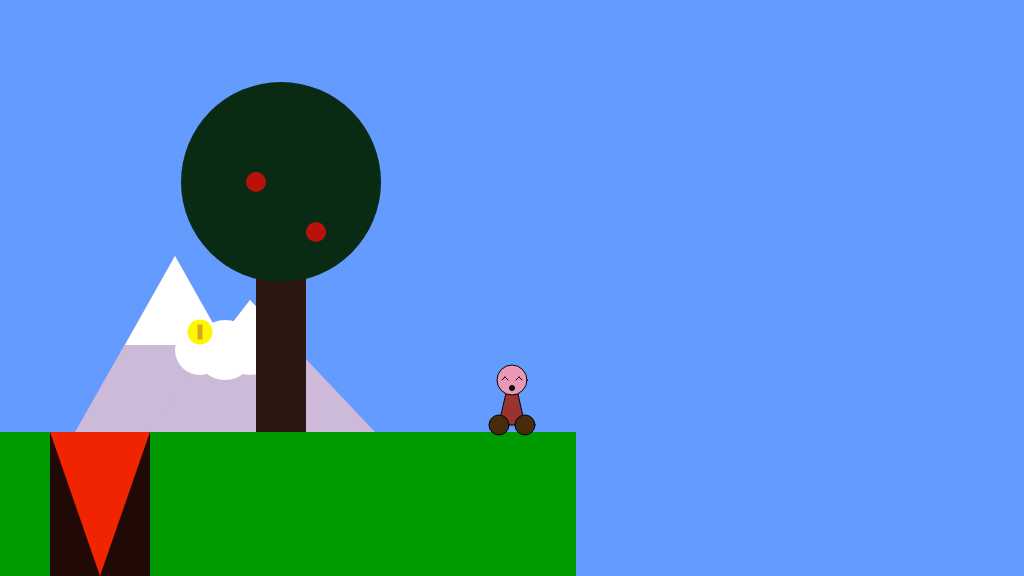
Frame 1 (no input)
Frame 60 (no input): identical to frame 1, image omitted
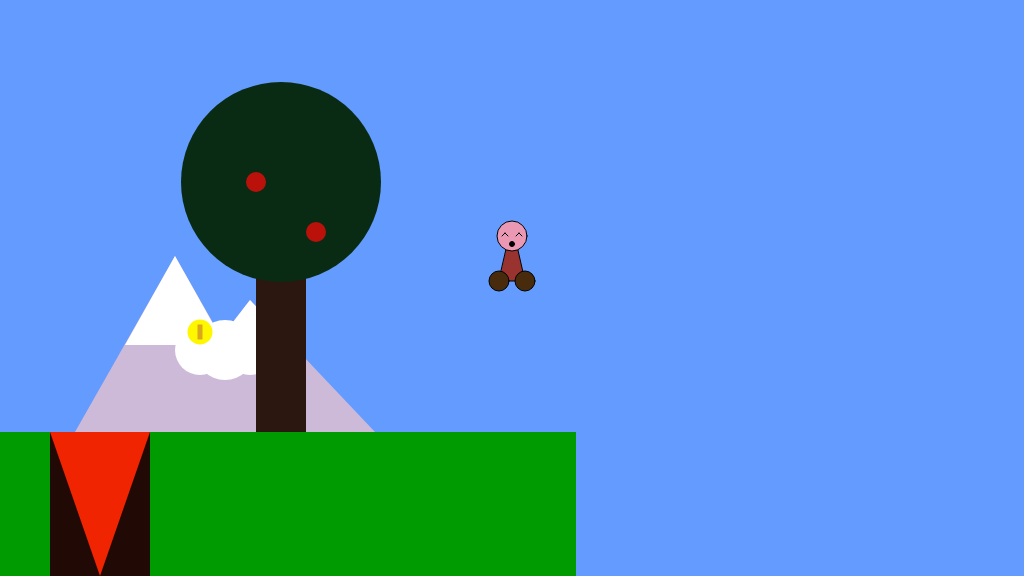
Frame 120 (the mouse pressed at the canvas centre since frame 60)

The p5.js sketch that drew these frames (run headless with seeded random() and noise() and a simulated clock; from frame 60 on, the mouse is pressed at the canvas centre):

// p5.js sketch
// ── sketch.js
/*

The Game Project

2b - using variables

*/

var floorPos_y;

var gameChar_x;
var gameChar_y;

var treePos_x;
var treePos_y;

var canyon;
var collectable;

var mountain;
var cloud;


function setup() {
	createCanvas(1024, 576);
	floorPos_y = 432; //NB. we are now using a variable for the floor position

	//NB. We are now using the built in variables height and width
	gameChar_x = width / 2;
	gameChar_y = floorPos_y;

	treePos_x = width / 4;
	treePos_y = floorPos_y - 250;

	canyon = {
		x_pos: 50,
		width: 100,
	};

	collectable = {
		x_pos: 200,
		y_pos: 100,
		size: 50,
	};

	mountain = {
		x_pos: 75,
		size: 100,
	};

	cloud = {
		x_pos: 200,
		y_pos: 350,
		size: 50,
	};
}

function draw() {
	background(100, 155, 255); //fill the sky blue

	noStroke();
	fill(0, 155, 0);
	rect(0, floorPos_y, height, width - floorPos_y); //draw some green ground

	//begin canyon drawing

	fill(33, 10, 6);
	rect(canyon.x_pos, floorPos_y, canyon.width, height);
	fill(240, 36, 0);
	triangle(canyon.x_pos, floorPos_y, canyon.x_pos + canyon.width, floorPos_y, canyon.x_pos + canyon.width / 2, height);

	//end canyon drawing

	//begin mountain drawing

	fill(205, 186, 217);
	triangle(mountain.x_pos + mountain.size, floorPos_y - mountain.size * 1.76, mountain.x_pos + mountain.size * 2, floorPos_y, mountain.x_pos, floorPos_y);
	fill(255);
	triangle(mountain.x_pos + mountain.size, floorPos_y - mountain.size * 1.76, mountain.x_pos + mountain.size * 1.5, floorPos_y - mountain.size * 0.87, mountain.x_pos + mountain.size * 0.5, floorPos_y - mountain.size * 0.87);

	fill(205, 186, 217);
	triangle(mountain.x_pos + mountain.size * 1.75, floorPos_y - mountain.size * 1.32, mountain.x_pos + mountain.size * 3, floorPos_y, mountain.x_pos + mountain.size * 0.75, floorPos_y);
	fill(255);
	triangle(mountain.x_pos + mountain.size * 1.75, floorPos_y - mountain.size * 1.32, mountain.x_pos + mountain.size * 2.17, floorPos_y - mountain.size * 0.87, mountain.x_pos + mountain.size * 1.4, floorPos_y - mountain.size * 0.87);

	//end mountain drawing

	//begin cloud drawing

	fill(255);
	ellipse(cloud.x_pos + cloud.size * 0.5, cloud.y_pos, cloud.size * 1.2);
	ellipse(cloud.x_pos + cloud.size, cloud.y_pos, cloud.size);
	ellipse(cloud.x_pos, cloud.y_pos, cloud.size);

	//end cloud drawing

	//begin tree drawing

	//trunk
	fill(43, 23, 15);
	rect(treePos_x, treePos_y, 50, 250);

	//head
	fill(10, 43, 19);
	ellipse(treePos_x + 25, treePos_y, 200);

	//fruit
	fill(186, 17, 11);
	ellipse(treePos_x, treePos_y, 20);
	ellipse(treePos_x + 60, treePos_y + 50, 20);

	//end tree drawing

	//begin collectable drawing

	fill(255, 247, 0);
	ellipse(collectable.x_pos, floorPos_y - collectable.y_pos, collectable.size * 0.5);
	fill(217, 166, 28);
	rect(collectable.x_pos - collectable.size * 0.05, floorPos_y - collectable.y_pos - collectable.size * 0.15, collectable.size * 0.1, collectable.size * 0.3);

	//end collectable drawing

	//begin character drawing

	//body
	stroke(0);
	fill(153, 51, 47);
	triangle(gameChar_x - 13, gameChar_y - 7, gameChar_x + 13, gameChar_y - 7, gameChar_x, gameChar_y - 64);

	//feet
	fill(71, 43, 12);
	ellipse(gameChar_x - 13, gameChar_y - 7, 20); //left
	ellipse(gameChar_x + 13, gameChar_y - 7, 20); //right

	//head
	fill(235, 152, 181);
	ellipse(gameChar_x, gameChar_y - 52, 30);

	//mouth
	fill(0);
	ellipse(gameChar_x, gameChar_y - 44, 5);

	//left eye
	line(gameChar_x - 10, gameChar_y - 52, gameChar_x - 7, gameChar_y - 55);
	line(gameChar_x - 4, gameChar_y - 52, gameChar_x - 7, gameChar_y - 55);

	//right eye
	line(gameChar_x + 10, gameChar_y - 52, gameChar_x + 7, gameChar_y - 55);
	line(gameChar_x + 4, gameChar_y - 52, gameChar_x + 7, gameChar_y - 55);

	//end character drawing
}

function mousePressed() {
	//move character when mouse is pressed
	gameChar_x = mouseX;
	gameChar_y = mouseY;

}
